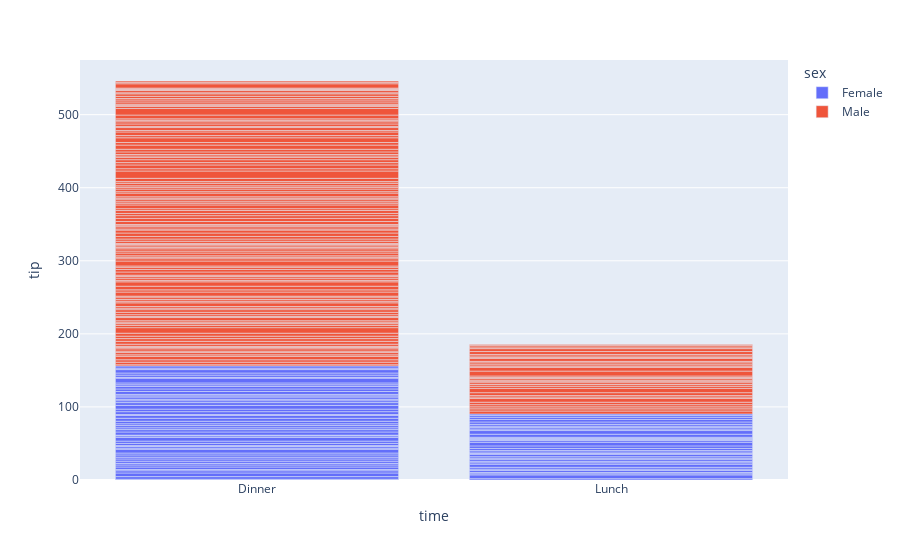

The notebook cell saved with this chart:
### Code cell
fig=px.bar(x='time',y='tip',data_frame=data,color='sex')
fig.show()

### Figure 1 — Plotly figure (JSON) as saved in the notebook; plotly's stock layout.template omitted (floating-point values rounded to 4 significant figures; data arrays with more than 128 entries replaced by an {"elided": "..."} marker saying what was removed)
{"data": [{"alignmentgroup": "True", "hovertemplate": "sex=Female<br>time=%{x}<br>tip=%{y}<extra></extra>", "legendgroup": "Female", "marker": {"color": "#636efa", "pattern": {"shape": ""}}, "name": "Female", "offsetgroup": "Female", "orientation": "v", "showlegend": true, "textposition": "auto", "type": "bar", "x": ["Dinner", "Dinner", "Dinner", "Dinner", "Dinner", "Dinner", "Dinner", "Dinner", "Dinner", "Dinner", "Dinner", "Dinner", "Dinner", "Dinner", "Dinner", "Dinner", "Dinner", "Dinner", "Dinner", "Dinner", "Dinner", "Lunch", "Lunch", "Dinner", "Dinner", "Dinner", "Dinner", "Dinner", "Dinner", "Dinner", "Dinner", "Dinner", "Dinner", "Dinner", "Dinner", "Lunch", "Lunch", "Lunch", "Lunch", "Lunch", "Lunch", "Lunch", "Lunch", "Lunch", "Lunch", "Lunch", "Lunch", "Lunch", "Lunch", "Lunch", "Lunch", "Lunch", "Lunch", "Lunch", "Lunch", "Lunch", "Lunch", "Dinner", "Dinner", "Dinner", "Dinner", "Dinner", "Dinner", "Dinner", "Dinner", "Dinner", "Dinner", "Lunch", "Lunch", "Lunch", "Lunch", "Lunch", "Lunch", "Lunch", "Dinner", "Dinner", "Dinner", "Dinner", "Dinner", "Lunch", "Lunch", "Lunch", "Lunch", "Dinner", "Dinner", "Dinner", "Dinner"], "xaxis": "x", "y": [1.01, 3.61, 5, 3.02, 1.67, 3.5, 2.75, 2.23, 3, 3, 2.45, 3.07, 2.6, 5.2, 1.5, 2.47, 1, 3, 3.14, 5, 2.2, 1.83, 5.17, 1, 4.3, 3.25, 2.5, 3, 2.5, 3.48, 4.08, 4, 1, 4, 3.5, 1.5, 1.8, 2.92, 1.68, 2.52, 4.2, 2, 2, 2.83, 1.5, 2, 3.25, 1.25, 2, 2, 2.75, 3.5, 5, 2.3, 1.5, 1.36, 1.63, 5.14, 3.75, 2.61, 2, 3, 1.61, 2, 4, 3.5, 3.5, 4.19, 5, 2, 2.01, 2, 2.5, 3.23, 2.23, 2.5, 6.5, 1.1, 3.09, 3.48, 3, 2.5, 2, 2.88, 4.67, 2, 3], "yaxis": "y"}, {"alignmentgroup": "True", "hovertemplate": "sex=Male<br>time=%{x}<br>tip=%{y}<extra></extra>", "legendgroup": "Male", "marker": {"color": "#EF553B", "pattern": {"shape": ""}}, "name": "Male", "offsetgroup": "Male", "orientation": "v", "showlegend": true, "textposition": "auto", "type": "bar", "x": {"elided": "157 str values"}, "xaxis": "x", "y": {"elided": "157 float values"}, "yaxis": "y"}], "layout": {"barmode": "relative", "legend": {"title": {"text": "sex"}, "tracegroupgap": 0}, "margin": {"t": 60}, "xaxis": {"anchor": "y", "domain": [0, 1], "title": {"text": "time"}}, "yaxis": {"anchor": "x", "domain": [0, 1], "title": {"text": "tip"}}}}
